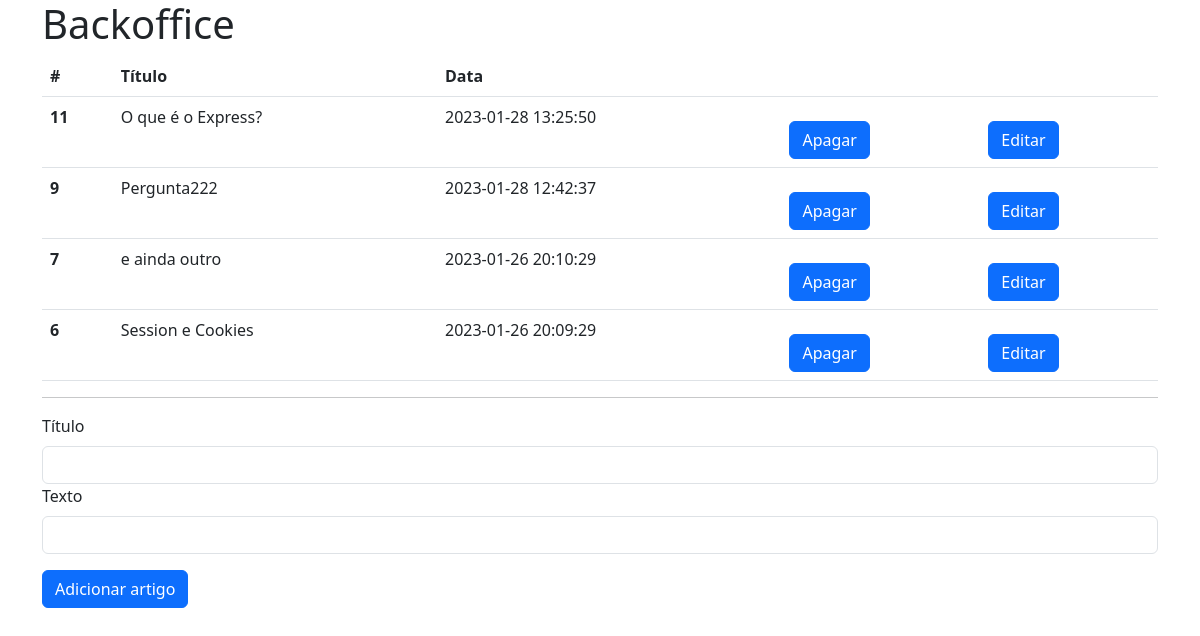
/backoffice/index.php (signed in), run on the app's committed database.
### tables this page shows
CREATE TABLE `artigos` (
  `idArtigo` int NOT NULL,
  `tituloArtigo` varchar(250) NOT NULL,
  `textoArtigo` text NOT NULL,
  `dataArtigo` timestamp NOT NULL DEFAULT CURRENT_TIMESTAMP
);

### backoffice/index.php (the view, shortened to what this page needs)
<?php
require_once('../connection/connection.php');
$qArtigos = "SELECT idArtigo,tituloArtigo,textoArtigo,dataArtigo FROM artigos ORDER BY dataArtigo DESC";
$stmtArtigos = $conn->prepare($qArtigos);
$stmtArtigos->execute();
?>
<!DOCTYPE html>
<html lang="en">
<head>
    <link href="https://cdn.jsdelivr.net/npm/bootstrap@5.3.0-alpha1/dist/css/bootstrap.min.css" rel="stylesheet">
</head>
<body>
    <div class="container">
        <h1>Backoffice</h1>
        <table class="table table-hover">
            <thead>
                <tr>
                    <th scope="col">#</th>
                    <th scope="col">Título</th>
                    <th scope="col">Data</th>
                    <th scope="col"></th>
                    <th scope="col"></th>
                </tr>
            </thead>
            <tbody>
                <?php
                $stmtArtigos->bind_result($idArtigo, $tituloArtigo, $textoArtigo, $dataArtigo);
                while ($stmtArtigos->fetch()) {
                ?>
                    <tr>
                        <th scope="row"><?= $idArtigo ?></th>
                        <td><?= $tituloArtigo ?></td>
                        <td><?= $dataArtigo ?></td>
                        <td>
                            <form action="index.php" method="POST">
                                <button type="submit" class="btn btn-primary">Apagar</button>
                            </form>
                        </td>
                        <td>
                            <form action="index.php" method="POST">
                                <button type="submit" class="btn btn-primary">Editar</button>
                            </form>
                        </td>
                    </tr>
                <?php } ?>
            </tbody>
        </table>
        <hr>
        <?php  if (!isset($_POST['acao']) || (isset($_POST['acao']) && $_POST['acao'] != 'editar')) { ?>
            <form action="index.php" method="POST">
                <div class="mb-3">
                    <label for="titulo" class="form-label">Título</label>
                    <input type="text" class="form-control" id="titulo" name="titulo">
                    <label for="texto" class="form-label">Texto</label>
                    <input type="text" class="form-control" id="texto" name="texto">
                </div>
                <button type="submit" class="btn btn-primary">Adicionar artigo</button>
            </form>
        <?php } ?>
    </div>
</body>
</html>

### data on the page
artigos: idArtigo "11", tituloArtigo "O que é o Express?", dataArtigo "2023-01-28 13:25:50"
artigos: idArtigo "9", tituloArtigo "Pergunta222", dataArtigo "2023-01-28 12:42:37"
artigos: idArtigo "7", tituloArtigo "e ainda outro", dataArtigo "2023-01-26 20:10:29"
artigos: idArtigo "6", tituloArtigo "Session e Cookies", dataArtigo "2023-01-26 20:09:29"
